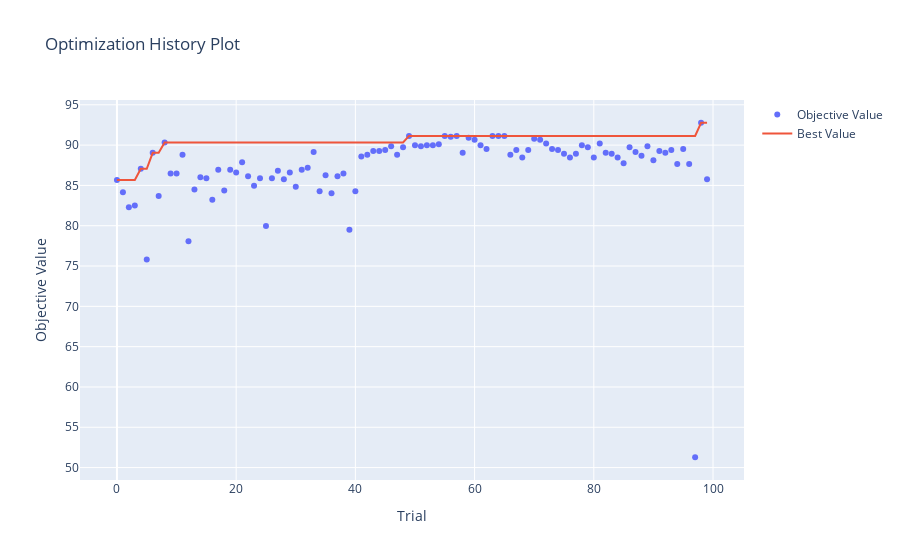
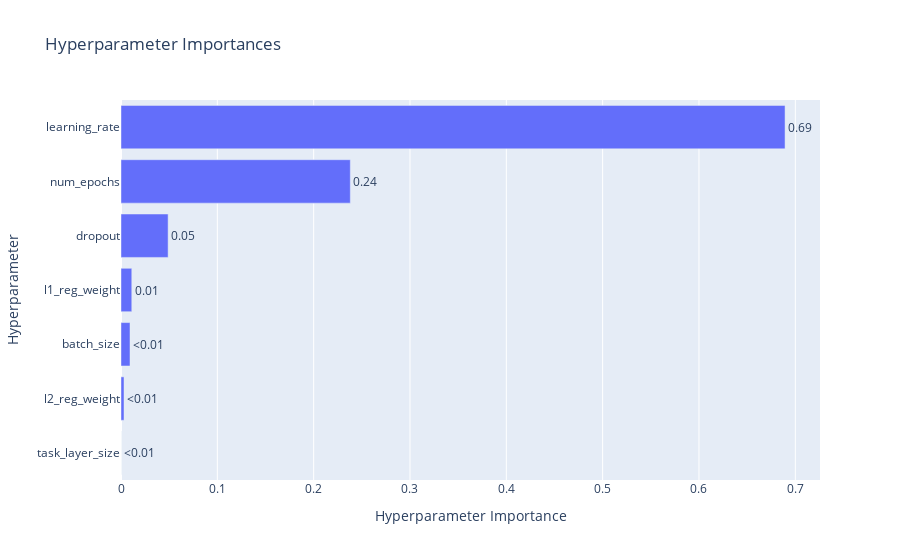

Notebook code cell kept with these figures, in order:
### Code cell
try:
    import optuna.visualization as vis
    vis.plot_optimization_history(study).show()
    vis.plot_param_importances(study).show()
except ImportError:
    print("Optuna visualization is not available. Install optuna[visualization] for plotting.")

### Figure 1 — Plotly figure (JSON) as saved in the notebook; plotly's stock layout.template omitted (floating-point values rounded to 4 significant figures)
{"data": [{"mode": "markers", "name": "Objective Value", "type": "scatter", "x": [0, 1, 2, 3, 4, 5, 6, 7, 8, 9, 10, 11, 12, 13, 14, 15, 16, 17, 18, 19, 20, 21, 22, 23, 24, 25, 26, 27, 28, 29, 30, 31, 32, 33, 34, 35, 36, 37, 38, 39, 40, 41, 42, 43, 44, 45, 46, 47, 48, 49, 50, 51, 52, 53, 54, 55, 56, 57, 58, 59, 60, 61, 62, 63, 64, 65, 66, 67, 68, 69, 70, 71, 72, 73, 74, 75, 76, 77, 78, 79, 80, 81, 82, 83, 84, 85, 86, 87, 88, 89, 90, 91, 92, 93, 94, 95, 96, 97, 98, 99], "y": [85.66, 84.15, 82.28, 82.52, 87.06, 75.82, 89.04, 83.68, 90.33, 86.48, 86.48, 88.81, 78.09, 84.5, 86.01, 85.9, 83.22, 86.95, 84.38, 86.95, 86.6, 87.88, 86.13, 84.97, 85.9, 79.95, 85.9, 86.83, 85.78, 86.6, 84.85, 86.95, 87.18, 89.16, 84.27, 86.25, 84.03, 86.13, 86.48, 79.49, 84.27, 88.58, 88.81, 89.28, 89.28, 89.39, 89.86, 88.81, 89.74, 91.14, 89.98, 89.86, 89.98, 89.98, 90.09, 91.14, 91.03, 91.14, 89.04, 90.91, 90.68, 89.98, 89.51, 91.14, 91.14, 91.14, 88.81, 89.39, 88.46, 89.39, 90.79, 90.68, 90.21, 89.51, 89.39, 88.93, 88.46, 88.93, 89.98, 89.74, 88.46, 90.21, 89.04, 88.93, 88.46, 87.76, 89.74, 89.16, 88.69, 89.86, 88.11, 89.28, 89.04, 89.39, 87.65, 89.51, 87.65, 51.28, 92.77, 85.78]}, {"mode": "lines", "name": "Best Value", "type": "scatter", "x": [0, 1, 2, 3, 4, 5, 6, 7, 8, 9, 10, 11, 12, 13, 14, 15, 16, 17, 18, 19, 20, 21, 22, 23, 24, 25, 26, 27, 28, 29, 30, 31, 32, 33, 34, 35, 36, 37, 38, 39, 40, 41, 42, 43, 44, 45, 46, 47, 48, 49, 50, 51, 52, 53, 54, 55, 56, 57, 58, 59, 60, 61, 62, 63, 64, 65, 66, 67, 68, 69, 70, 71, 72, 73, 74, 75, 76, 77, 78, 79, 80, 81, 82, 83, 84, 85, 86, 87, 88, 89, 90, 91, 92, 93, 94, 95, 96, 97, 98, 99], "y": [85.66, 85.66, 85.66, 85.66, 87.06, 87.06, 89.04, 89.04, 90.33, 90.33, 90.33, 90.33, 90.33, 90.33, 90.33, 90.33, 90.33, 90.33, 90.33, 90.33, 90.33, 90.33, 90.33, 90.33, 90.33, 90.33, 90.33, 90.33, 90.33, 90.33, 90.33, 90.33, 90.33, 90.33, 90.33, 90.33, 90.33, 90.33, 90.33, 90.33, 90.33, 90.33, 90.33, 90.33, 90.33, 90.33, 90.33, 90.33, 90.33, 91.14, 91.14, 91.14, 91.14, 91.14, 91.14, 91.14, 91.14, 91.14, 91.14, 91.14, 91.14, 91.14, 91.14, 91.14, 91.14, 91.14, 91.14, 91.14, 91.14, 91.14, 91.14, 91.14, 91.14, 91.14, 91.14, 91.14, 91.14, 91.14, 91.14, 91.14, 91.14, 91.14, 91.14, 91.14, 91.14, 91.14, 91.14, 91.14, 91.14, 91.14, 91.14, 91.14, 91.14, 91.14, 91.14, 91.14, 91.14, 91.14, 92.77, 92.77]}, {"marker": {"color": "#cccccc"}, "mode": "markers", "name": "Infeasible Trial", "showlegend": false, "type": "scatter", "x": [], "y": []}], "layout": {"title": {"text": "Optimization History Plot"}, "xaxis": {"title": {"text": "Trial"}}, "yaxis": {"title": {"text": "Objective Value"}}}}

### Figure 2 — Plotly figure (JSON) as saved in the notebook; plotly's stock layout.template omitted (floating-point values rounded to 4 significant figures)
{"data": [{"cliponaxis": false, "hovertemplate": ["task_layer_size (IntDistribution): 0.0<extra></extra>", "l2_reg_weight (FloatDistribution): 0.0031348408241972034<extra></extra>", "batch_size (CategoricalDistribution): 0.009367794506247955<extra></extra>", "l1_reg_weight (FloatDistribution): 0.011186408152086288<extra></extra>", "dropout (FloatDistribution): 0.048917560142421546<extra></extra>", "num_epochs (IntDistribution): 0.23805011990449862<extra></extra>", "learning_rate (FloatDistribution): 0.6893432764705484<extra></extra>"], "name": "Objective Value", "orientation": "h", "text": ["<0.01", "<0.01", "<0.01", "0.01", "0.05", "0.24", "0.69"], "textposition": "outside", "type": "bar", "x": [0, 0.003135, 0.009368, 0.01119, 0.04892, 0.2381, 0.6893], "y": ["task_layer_size", "l2_reg_weight", "batch_size", "l1_reg_weight", "dropout", "num_epochs", "learning_rate"]}], "layout": {"title": {"text": "Hyperparameter Importances"}, "xaxis": {"title": {"text": "Hyperparameter Importance"}}, "yaxis": {"title": {"text": "Hyperparameter"}}}}
